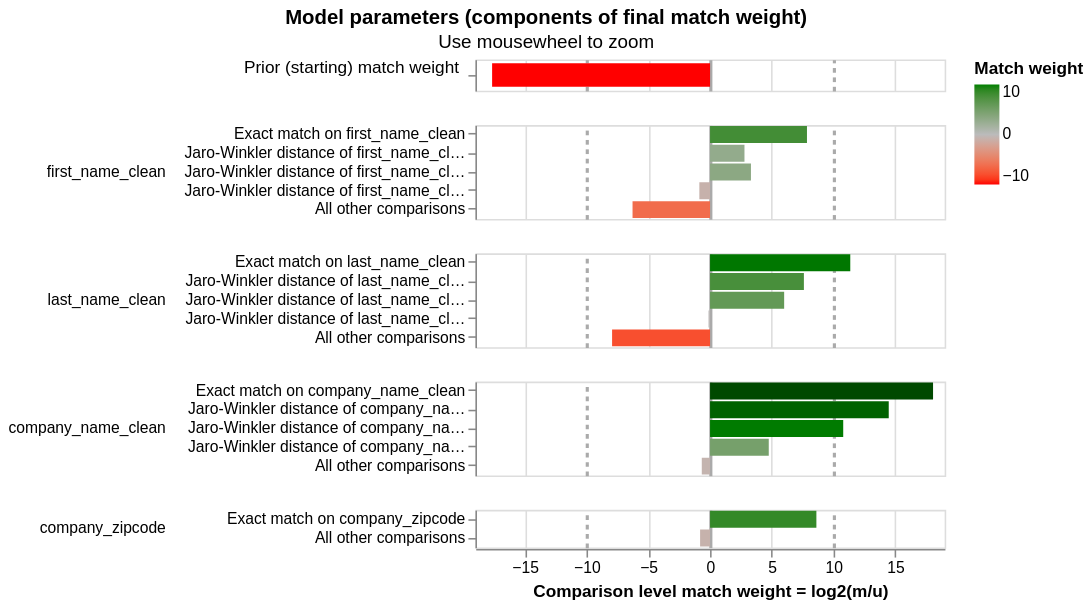

The notebook cell saved with this chart:
### Code cell
linker.visualisations.match_weights_chart()

### Figure 1 — Vega-Lite specification as saved in the notebook (floating-point values rounded to 4 significant figures)
{"config": {"view": {"continuousWidth": 300, "continuousHeight": 300, "discreteHeight": 60, "discreteWidth": 400}, "header": {"title": null}, "mark": {"tooltip": null}, "title": {"anchor": "middle"}}, "vconcat": [{"mark": {"type": "bar", "clip": true, "height": 15}, "encoding": {"color": {"field": "log2_bayes_factor", "scale": {"domain": [-10, 0, 10], "interpolate": "lab", "range": ["red", "#bbbbbb", "green"]}, "title": "Match weight", "type": "quantitative"}, "tooltip": [{"field": "comparison_name", "title": "Comparison name", "type": "nominal"}, {"field": "probability_two_random_records_match", "format": ".4f", "title": "Probability two random records match", "type": "nominal"}, {"field": "log2_bayes_factor", "format": ",.4f", "title": "Equivalent match weight", "type": "quantitative"}, {"field": "bayes_factor_description", "title": "Match weight description", "type": "nominal"}], "x": {"axis": {"domain": false, "gridColor": {"condition": {"test": "abs(datum.value / 10)  <= 1 & datum.value % 10 === 0", "value": "#aaa"}, "value": "#ddd"}, "gridDash": {"condition": {"test": "abs(datum.value / 10) == 1", "value": [3]}, "value": null}, "gridWidth": {"condition": {"test": "abs(datum.value / 10)  <= 1 & datum.value % 10 === 0", "value": 2}, "value": 1}, "labels": false, "ticks": false, "title": ""}, "field": "log2_bayes_factor", "scale": {"domain": [-19, 19]}, "type": "quantitative"}, "y": {"axis": {"title": "Prior (starting) match weight", "titleAlign": "right", "titleAngle": 0, "titleFontWeight": "normal"}, "field": "label_for_charts", "sort": {"field": "comparison_vector_value", "order": "descending"}, "type": "nominal"}}, "height": 20, "transform": [{"filter": "(datum.comparison_name == 'probability_two_random_records_match')"}]}, {"mark": {"type": "bar", "clip": true}, "encoding": {"color": {"field": "log2_bayes_factor", "scale": {"domain": [-10, 0, 10], "interpolate": "lab", "range": ["red", "#bbbbbb", "green"]}, "title": "Match weight", "type": "quantitative"}, "row": {"field": "comparison_name", "header": {"labelAlign": "left", "labelAnchor": "middle", "labelAngle": 0}, "sort": {"field": "comparison_sort_order"}, "type": "nominal"}, "tooltip": [{"field": "comparison_name", "title": "Comparison name", "type": "nominal"}, {"field": "label_for_charts", "title": "Label", "type": "ordinal"}, {"field": "sql_condition", "title": "SQL condition", "type": "nominal"}, {"field": "m_probability", "format": ".10~g", "title": "M probability", "type": "quantitative"}, {"field": "u_probability", "format": ".10~g", "title": "U probability", "type": "quantitative"}, {"field": "bayes_factor", "format": ",.6f", "title": "Bayes factor = m/u", "type": "quantitative"}, {"field": "log2_bayes_factor", "format": ".4~g", "title": "Match weight = log2(m/u)", "type": "quantitative"}, {"field": "bayes_factor_description", "title": "Match weight description", "type": "nominal"}, {"field": "m_probability_description", "title": "m probability description", "type": "nominal"}, {"field": "u_probability_description", "title": "u probability description", "type": "nominal"}], "x": {"axis": {"gridColor": {"condition": {"test": "abs(datum.value / 10)  <= 1 & datum.value % 10 === 0", "value": "#aaa"}, "value": "#ddd"}, "gridDash": {"condition": {"test": "abs(datum.value / 10) == 1", "value": [3]}, "value": null}, "gridWidth": {"condition": {"test": "abs(datum.value / 10)  <= 1 & datum.value % 10 === 0", "value": 2}, "value": 1}, "title": "Comparison level match weight = log2(m/u)"}, "field": "log2_bayes_factor", "scale": {"domain": [-19, 19]}, "type": "quantitative"}, "y": {"axis": {"title": null}, "field": "label_for_charts", "sort": {"field": "comparison_vector_value", "order": "descending"}, "type": "nominal"}}, "height": {"step": 12}, "resolve": {"axis": {"y": "independent"}, "scale": {"y": "independent"}}, "transform": [{"filter": "(datum.comparison_name != 'probability_two_random_records_match')"}]}], "data": {"name": "data-401ac6182dc04cf9cd0915a300646904"}, "params": [{"name": "mouse_zoom", "select": {"type": "interval", "encodings": ["x"]}, "bind": "scales", "views": []}], "resolve": {"axis": {"y": "independent"}, "scale": {"y": "independent"}}, "title": {"text": "Model parameters (components of final match weight)", "subtitle": "Use mousewheel to zoom"}, "$schema": "https://vega.github.io/schema/vega-lite/v5.9.3.json", "datasets": {"data-401ac6182dc04cf9cd0915a300646904": [{"comparison_name": "probability_two_random_records_match", "sql_condition": null, "label_for_charts": "", "m_probability": null, "u_probability": null, "m_probability_description": null, "u_probability_description": null, "has_tf_adjustments": false, "tf_adjustment_column": null, "tf_adjustment_weight": null, "is_null_level": false, "bayes_factor": 4.858e-06, "log2_bayes_factor": -17.65, "comparison_vector_value": 0, "max_comparison_vector_value": 0, "bayes_factor_description": "The probability that two random records drawn at random match is 0.000 or one in  205,852.4 records.This is equivalent to a starting match weight of -17.651.", "probability_two_random_records_match": 4.858e-06, "comparison_sort_order": -1}, {"comparison_name": "first_name_clean", "sql_condition": "\"first_name_clean_l\" = \"first_name_clean_r\"", "label_for_charts": "Exact match on first_name_clean", "m_probability": 0.95, "u_probability": 0.00412, "m_probability_description": "Amongst matching record comparisons, 95% of records (i.e. one in 1.053) are in the exact match on first_name_clean comparison level", "u_probability_description": "Amongst non-matching record comparisons, 0.412% of records (i.e. one in 243) are in the exact match on first_name_clean comparison level", "has_tf_adjustments": true, "tf_adjustment_column": "first_name_clean", "tf_adjustment_weight": 1.0, "is_null_level": false, "bayes_factor": 230.6, "log2_bayes_factor": 7.849, "comparison_vector_value": 4, "max_comparison_vector_value": 4, "bayes_factor_description": "If comparison level is `exact match on first_name_clean` then comparison is 231 times more likely to be a match", "probability_two_random_records_match": 4.858e-06, "comparison_sort_order": 0}, {"comparison_name": "first_name_clean", "sql_condition": "jaro_winkler_similarity(\"first_name_clean_l\", \"first_name_clean_r\") >= 0.92", "label_for_charts": "Jaro-Winkler distance of first_name_clean >= 0.92", "m_probability": 0.0125, "u_probability": 0.001811, "m_probability_description": "Amongst matching record comparisons, 1.25% of records (i.e. one in 80) are in the jaro-winkler distance of first_name_clean >= 0.92 comparison level", "u_probability_description": "Amongst non-matching record comparisons, 0.1811% of records (i.e. one in 552) are in the jaro-winkler distance of first_name_clean >= 0.92 comparison level", "has_tf_adjustments": false, "tf_adjustment_column": null, "tf_adjustment_weight": 1.0, "is_null_level": false, "bayes_factor": 6.903, "log2_bayes_factor": 2.787, "comparison_vector_value": 3, "max_comparison_vector_value": 4, "bayes_factor_description": "If comparison level is `jaro-winkler distance of first_name_clean >= 0.92` then comparison is 6.903 times more likely to be a match", "probability_two_random_records_match": 4.858e-06, "comparison_sort_order": 0}, {"comparison_name": "first_name_clean", "sql_condition": "jaro_winkler_similarity(\"first_name_clean_l\", \"first_name_clean_r\") >= 0.88", "label_for_charts": "Jaro-Winkler distance of first_name_clean >= 0.88", "m_probability": 0.0125, "u_probability": 0.001258, "m_probability_description": "Amongst matching record comparisons, 1.25% of records (i.e. one in 80) are in the jaro-winkler distance of first_name_clean >= 0.88 comparison level", "u_probability_description": "Amongst non-matching record comparisons, 0.1258% of records (i.e. one in 795) are in the jaro-winkler distance of first_name_clean >= 0.88 comparison level", "has_tf_adjustments": false, "tf_adjustment_column": null, "tf_adjustment_weight": 1.0, "is_null_level": false, "bayes_factor": 9.934, "log2_bayes_factor": 3.312, "comparison_vector_value": 2, "max_comparison_vector_value": 4, "bayes_factor_description": "If comparison level is `jaro-winkler distance of first_name_clean >= 0.88` then comparison is 9.934 times more likely to be a match", "probability_two_random_records_match": 4.858e-06, "comparison_sort_order": 0}, {"comparison_name": "first_name_clean", "sql_condition": "jaro_winkler_similarity(\"first_name_clean_l\", \"first_name_clean_r\") >= 0.7", "label_for_charts": "Jaro-Winkler distance of first_name_clean >= 0.7", "m_probability": 0.0125, "u_probability": 0.02281, "m_probability_description": "Amongst matching record comparisons, 1.25% of records (i.e. one in 80) are in the jaro-winkler distance of first_name_clean >= 0.7 comparison level", "u_probability_description": "Amongst non-matching record comparisons, 2.281% of records (i.e. one in 43.85) are in the jaro-winkler distance of first_name_clean >= 0.7 comparison level", "has_tf_adjustments": false, "tf_adjustment_column": null, "tf_adjustment_weight": 1.0, "is_null_level": false, "bayes_factor": 0.5481, "log2_bayes_factor": -0.8676, "comparison_vector_value": 1, "max_comparison_vector_value": 4, "bayes_factor_description": "If comparison level is `jaro-winkler distance of first_name_clean >= 0.7` then comparison is 1.825 times less likely to be a match", "probability_two_random_records_match": 4.858e-06, "comparison_sort_order": 0}, {"comparison_name": "first_name_clean", "sql_condition": "ELSE", "label_for_charts": "All other comparisons", "m_probability": 0.0125, "u_probability": 0.97, "m_probability_description": "Amongst matching record comparisons, 1.25% of records (i.e. one in 80) are in the all other comparisons comparison level", "u_probability_description": "Amongst non-matching record comparisons, 97% of records (i.e. one in 1.031) are in the all other comparisons comparison level", "has_tf_adjustments": false, "tf_adjustment_column": null, "tf_adjustment_weight": 1.0, "is_null_level": false, "bayes_factor": 0.01289, "log2_bayes_factor": -6.278, "comparison_vector_value": 0, "max_comparison_vector_value": 4, "bayes_factor_description": "If comparison level is `all other comparisons` then comparison is 77.6 times less likely to be a match", "probability_two_random_records_match": 4.858e-06, "comparison_sort_order": 0}, {"comparison_name": "last_name_clean", "sql_condition": "\"last_name_clean_l\" = \"last_name_clean_r\"", "label_for_charts": "Exact match on last_name_clean", "m_probability": 0.9286, "u_probability": 0.0003542, "m_probability_description": "Amongst matching record comparisons, 92.86% of records (i.e. one in 1.077) are in the exact match on last_name_clean comparison level", "u_probability_description": "Amongst non-matching record comparisons, 0.03542% of records (i.e. one in 2,823) are in the exact match on last_name_clean comparison level", "has_tf_adjustments": true, "tf_adjustment_column": "last_name_clean", "tf_adjustment_weight": 1.0, "is_null_level": false, "bayes_factor": 2622.0, "log2_bayes_factor": 11.36, "comparison_vector_value": 4, "max_comparison_vector_value": 4, "bayes_factor_description": "If comparison level is `exact match on last_name_clean` then comparison is 2,622 times more likely to be a match", "probability_two_random_records_match": 4.858e-06, "comparison_sort_order": 1}, {"comparison_name": "last_name_clean", "sql_condition": "jaro_winkler_similarity(\"last_name_clean_l\", \"last_name_clean_r\") >= 0.92", "label_for_charts": "Jaro-Winkler distance of last_name_clean >= 0.92", "m_probability": 0.0354, "u_probability": 0.0001825, "m_probability_description": "Amongst matching record comparisons, 3.54% of records (i.e. one in 28.25) are in the jaro-winkler distance of last_name_clean >= 0.92 comparison level", "u_probability_description": "Amongst non-matching record comparisons, 0.01825% of records (i.e. one in 5,478) are in the jaro-winkler distance of last_name_clean >= 0.92 comparison level", "has_tf_adjustments": false, "tf_adjustment_column": null, "tf_adjustment_weight": 1.0, "is_null_level": false, "bayes_factor": 194.0, "log2_bayes_factor": 7.6, "comparison_vector_value": 3, "max_comparison_vector_value": 4, "bayes_factor_description": "If comparison level is `jaro-winkler distance of last_name_clean >= 0.92` then comparison is 194 times more likely to be a match", "probability_two_random_records_match": 4.858e-06, "comparison_sort_order": 1}, {"comparison_name": "last_name_clean", "sql_condition": "jaro_winkler_similarity(\"last_name_clean_l\", \"last_name_clean_r\") >= 0.88", "label_for_charts": "Jaro-Winkler distance of last_name_clean >= 0.88", "m_probability": 0.0177, "u_probability": 0.0002763, "m_probability_description": "Amongst matching record comparisons, 1.77% of records (i.e. one in 56.5) are in the jaro-winkler distance of last_name_clean >= 0.88 comparison level", "u_probability_description": "Amongst non-matching record comparisons, 0.02763% of records (i.e. one in 3,619) are in the jaro-winkler distance of last_name_clean >= 0.88 comparison level", "has_tf_adjustments": false, "tf_adjustment_column": null, "tf_adjustment_weight": 1.0, "is_null_level": false, "bayes_factor": 64.05, "log2_bayes_factor": 6.001, "comparison_vector_value": 2, "max_comparison_vector_value": 4, "bayes_factor_description": "If comparison level is `jaro-winkler distance of last_name_clean >= 0.88` then comparison is 64.05 times more likely to be a match", "probability_two_random_records_match": 4.858e-06, "comparison_sort_order": 1}, {"comparison_name": "last_name_clean", "sql_condition": "jaro_winkler_similarity(\"last_name_clean_l\", \"last_name_clean_r\") >= 0.7", "label_for_charts": "Jaro-Winkler distance of last_name_clean >= 0.7", "m_probability": 0.01424, "u_probability": 0.01554, "m_probability_description": "Amongst matching record comparisons, 1.424% of records (i.e. one in 70.25) are in the jaro-winkler distance of last_name_clean >= 0.7 comparison level", "u_probability_description": "Amongst non-matching record comparisons, 1.554% of records (i.e. one in 64.36) are in the jaro-winkler distance of last_name_clean >= 0.7 comparison level", "has_tf_adjustments": false, "tf_adjustment_column": null, "tf_adjustment_weight": 1.0, "is_null_level": false, "bayes_factor": 0.9162, "log2_bayes_factor": -0.1263, "comparison_vector_value": 1, "max_comparison_vector_value": 4, "bayes_factor_description": "If comparison level is `jaro-winkler distance of last_name_clean >= 0.7` then comparison is 1.091 times less likely to be a match", "probability_two_random_records_match": 4.858e-06, "comparison_sort_order": 1}, {"comparison_name": "last_name_clean", "sql_condition": "ELSE", "label_for_charts": "All other comparisons", "m_probability": 0.004021, "u_probability": 0.9836, "m_probability_description": "Amongst matching record comparisons, 0.4021% of records (i.e. one in 249) are in the all other comparisons comparison level", "u_probability_description": "Amongst non-matching record comparisons, 98.36% of records (i.e. one in 1.017) are in the all other comparisons comparison level", "has_tf_adjustments": false, "tf_adjustment_column": null, "tf_adjustment_weight": 1.0, "is_null_level": false, "bayes_factor": 0.004088, "log2_bayes_factor": -7.934, "comparison_vector_value": 0, "max_comparison_vector_value": 4, "bayes_factor_description": "If comparison level is `all other comparisons` then comparison is 245 times less likely to be a match", "probability_two_random_records_match": 4.858e-06, "comparison_sort_order": 1}, {"comparison_name": "company_name_clean", "sql_condition": "\"company_name_clean_l\" = \"company_name_clean_r\"", "label_for_charts": "Exact match on company_name_clean", "m_probability": 0.161, "u_probability": 5.891e-07, "m_probability_description": "Amongst matching record comparisons, 16.1% of records (i.e. one in 6.211) are in the exact match on company_name_clean comparison level", "u_probability_description": "Amongst non-matching record comparisons, 5.891e-05% of records (i.e. one in 1,697,509) are in the exact match on company_name_clean comparison level", "has_tf_adjustments": true, "tf_adjustment_column": "company_name_clean", "tf_adjustment_weight": 1.0, "is_null_level": false, "bayes_factor": 273300.0, "log2_bayes_factor": 18.06, "comparison_vector_value": 4, "max_comparison_vector_value": 4, "bayes_factor_description": "If comparison level is `exact match on company_name_clean` then comparison is 273,310 times more likely to be a match", "probability_two_random_records_match": 4.858e-06, "comparison_sort_order": 2}, {"comparison_name": "company_name_clean", "sql_condition": "jaro_winkler_similarity(\"company_name_clean_l\", \"company_name_clean_r\") >= 0.92", "label_for_charts": "Jaro-Winkler distance of company_name_clean >= 0.92", "m_probability": 0.06183, "u_probability": 2.722e-06, "m_probability_description": "Amongst matching record comparisons, 6.183% of records (i.e. one in 16.17) are in the jaro-winkler distance of company_name_clean >= 0.92 comparison level", "u_probability_description": "Amongst non-matching record comparisons, 0.0002722% of records (i.e. one in 367,371) are in the jaro-winkler distance of company_name_clean >= 0.92 comparison level", "has_tf_adjustments": false, "tf_adjustment_column": null, "tf_adjustment_weight": 1.0, "is_null_level": false, "bayes_factor": 22710.0, "log2_bayes_factor": 14.47, "comparison_vector_value": 3, "max_comparison_vector_value": 4, "bayes_factor_description": "If comparison level is `jaro-winkler distance of company_name_clean >= 0.92` then comparison is 22,713 times more likely to be a match", "probability_two_random_records_match": 4.858e-06, "comparison_sort_order": 2}, {"comparison_name": "company_name_clean", "sql_condition": "jaro_winkler_similarity(\"company_name_clean_l\", \"company_name_clean_r\") >= 0.88", "label_for_charts": "Jaro-Winkler distance of company_name_clean >= 0.88", "m_probability": 0.0431, "u_probability": 2.443e-05, "m_probability_description": "Amongst matching record comparisons, 4.31% of records (i.e. one in 23.2) are in the jaro-winkler distance of company_name_clean >= 0.88 comparison level", "u_probability_description": "Amongst non-matching record comparisons, 0.002443% of records (i.e. one in 40,938) are in the jaro-winkler distance of company_name_clean >= 0.88 comparison level", "has_tf_adjustments": false, "tf_adjustment_column": null, "tf_adjustment_weight": 1.0, "is_null_level": false, "bayes_factor": 1764.0, "log2_bayes_factor": 10.78, "comparison_vector_value": 2, "max_comparison_vector_value": 4, "bayes_factor_description": "If comparison level is `jaro-winkler distance of company_name_clean >= 0.88` then comparison is 1,764 times more likely to be a match", "probability_two_random_records_match": 4.858e-06, "comparison_sort_order": 2}, {"comparison_name": "company_name_clean", "sql_condition": "jaro_winkler_similarity(\"company_name_clean_l\", \"company_name_clean_r\") >= 0.7", "label_for_charts": "Jaro-Winkler distance of company_name_clean >= 0.7", "m_probability": 0.1083, "u_probability": 0.004015, "m_probability_description": "Amongst matching record comparisons, 10.83% of records (i.e. one in 9.23) are in the jaro-winkler distance of company_name_clean >= 0.7 comparison level", "u_probability_description": "Amongst non-matching record comparisons, 0.4015% of records (i.e. one in 249) are in the jaro-winkler distance of company_name_clean >= 0.7 comparison level", "has_tf_adjustments": false, "tf_adjustment_column": null, "tf_adjustment_weight": 1.0, "is_null_level": false, "bayes_factor": 26.98, "log2_bayes_factor": 4.754, "comparison_vector_value": 1, "max_comparison_vector_value": 4, "bayes_factor_description": "If comparison level is `jaro-winkler distance of company_name_clean >= 0.7` then comparison is 26.98 times more likely to be a match", "probability_two_random_records_match": 4.858e-06, "comparison_sort_order": 2}, {"comparison_name": "company_name_clean", "sql_condition": "ELSE", "label_for_charts": "All other comparisons", "m_probability": 0.6257, "u_probability": 0.996, "m_probability_description": "Amongst matching record comparisons, 62.57% of records (i.e. one in 1.598) are in the all other comparisons comparison level", "u_probability_description": "Amongst non-matching record comparisons, 99.6% of records (i.e. one in 1.004) are in the all other comparisons comparison level", "has_tf_adjustments": false, "tf_adjustment_column": null, "tf_adjustment_weight": 1.0, "is_null_level": false, "bayes_factor": 0.6283, "log2_bayes_factor": -0.6705, "comparison_vector_value": 0, "max_comparison_vector_value": 4, "bayes_factor_description": "If comparison level is `all other comparisons` then comparison is 1.592 times less likely to be a match", "probability_two_random_records_match": 4.858e-06, "comparison_sort_order": 2}, {"comparison_name": "company_zipcode", "sql_condition": "\"company_zipcode_l\" = \"company_zipcode_r\"", "label_for_charts": "Exact match on company_zipcode", "m_probability": 0.4286, "u_probability": 0.001096, "m_probability_description": "Amongst matching record comparisons, 42.86% of records (i.e. one in 2.333) are in the exact match on company_zipcode comparison level", "u_probability_description": "Amongst non-matching record comparisons, 0.1096% of records (i.e. one in 912) are in the exact match on company_zipcode comparison level", "has_tf_adjustments": false, "tf_adjustment_column": null, "tf_adjustment_weight": 1.0, "is_null_level": false, "bayes_factor": 391.1, "log2_bayes_factor": 8.611, "comparison_vector_value": 1, "max_comparison_vector_value": 1, "bayes_factor_description": "If comparison level is `exact match on company_zipcode` then comparison is 391 times more likely to be a match", "probability_two_random_records_match": 4.858e-06, "comparison_sort_order": 3}, {"comparison_name": "company_zipcode", "sql_condition": "ELSE", "label_for_charts": "All other comparisons", "m_probability": 0.5714, "u_probability": 0.9989, "m_probability_description": "Amongst matching record comparisons, 57.14% of records (i.e. one in 1.75) are in the all other comparisons comparison level", "u_probability_description": "Amongst non-matching record comparisons, 99.89% of records (i.e. one in 1.001) are in the all other comparisons comparison level", "has_tf_adjustments": false, "tf_adjustment_column": null, "tf_adjustment_weight": 1.0, "is_null_level": false, "bayes_factor": 0.572, "log2_bayes_factor": -0.806, "comparison_vector_value": 0, "max_comparison_vector_value": 1, "bayes_factor_description": "If comparison level is `all other comparisons` then comparison is 1.748 times less likely to be a match", "probability_two_random_records_match": 4.858e-06, "comparison_sort_order": 3}]}}
